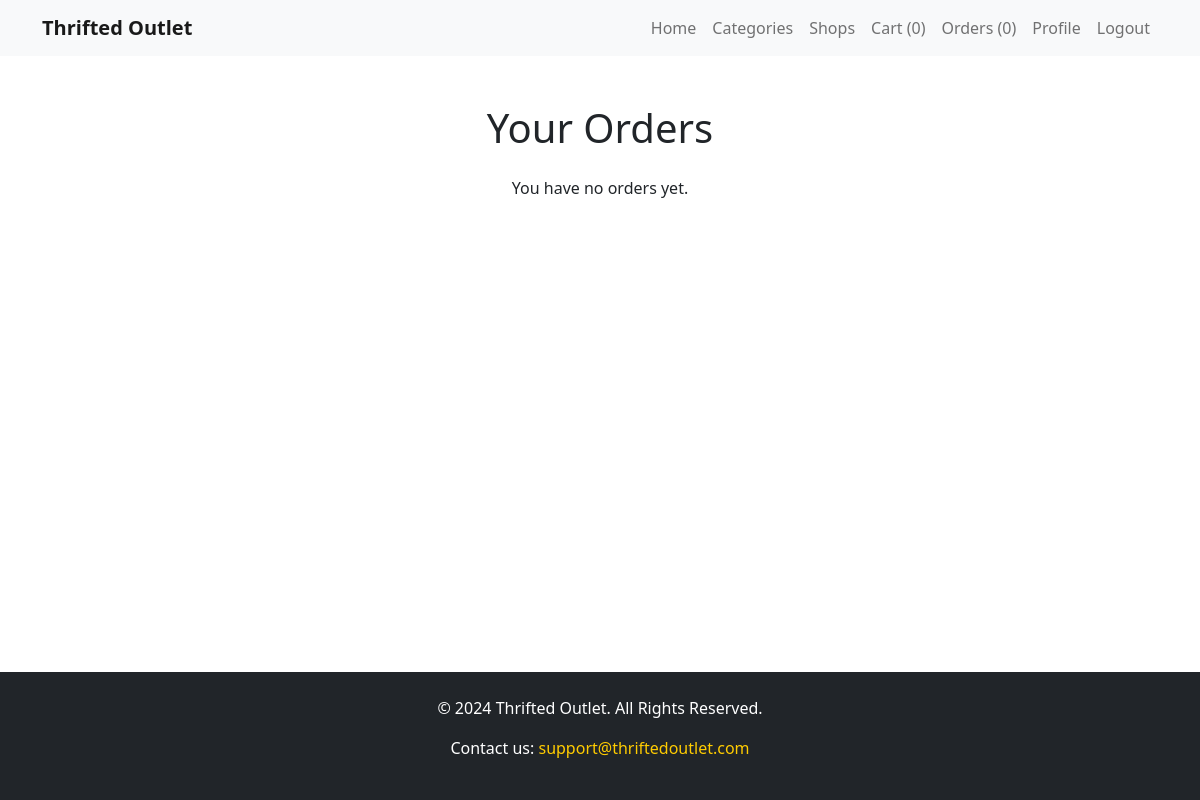
Page /buyer/orders.php (signed in) on the earlier database version.
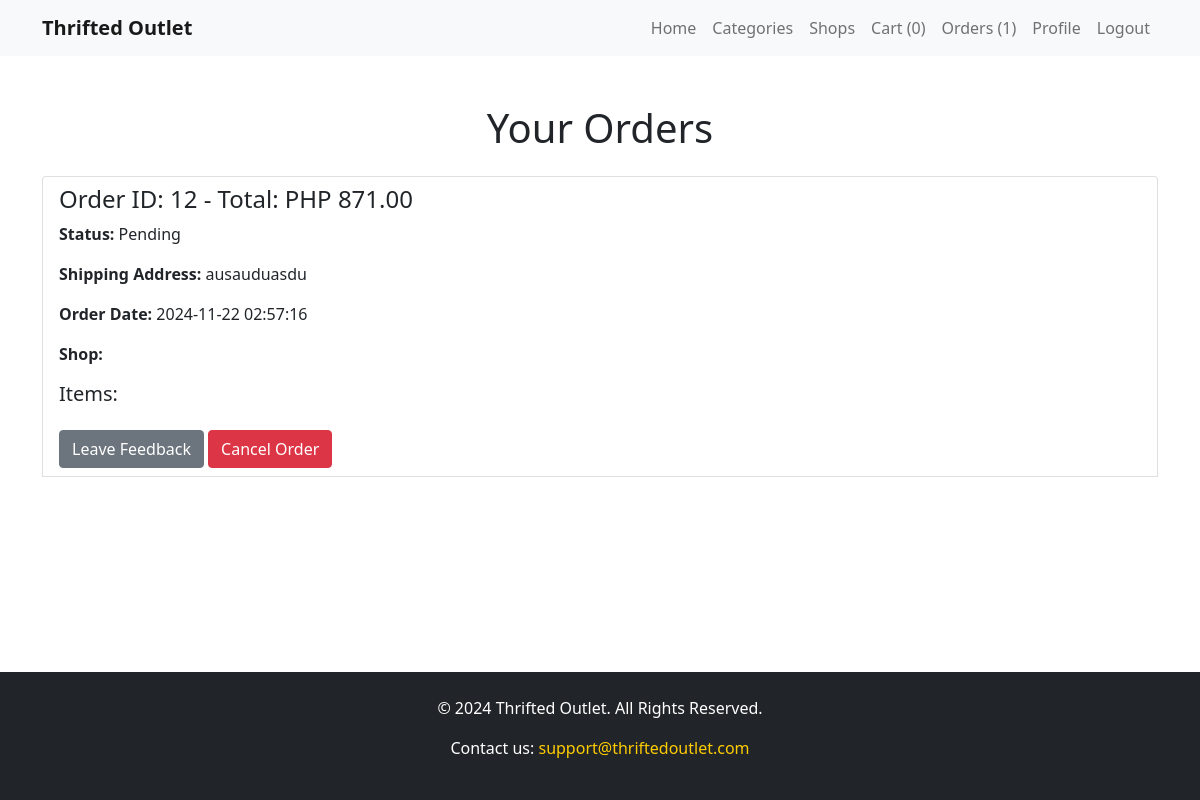
Same page on the later database version.
### tables this page shows
CREATE TABLE `orders` (
  `order_id` int(11) NOT NULL,
  `user_id` int(11) NOT NULL,
  `total_price` decimal(10,2) NOT NULL,
  `shipping_address` text NOT NULL,
  `payment_status` enum('pending','paid','failed') DEFAULT 'pending',
  `order_status` enum('pending','shipped','delivered','canceled') DEFAULT 'pending',
  `order_date` timestamp NOT NULL DEFAULT current_timestamp()
);

### buyer/orders.php (the view, shortened to what the changed rows need)
<?php
require_once '../config/database.php';
$query = "
   SELECT
    o.*,
    f.feedback_id,
    f.rating,
    f.comment AS feedback_comment,
    f.response AS seller_response,
    f.created_at AS feedback_date,
    GROUP_CONCAT(DISTINCT s.shop_name SEPARATOR ', ') AS shop_names
FROM orders o
LEFT JOIN feedback f ON o.order_id = f.order_id
LEFT JOIN order_items oi ON o.order_id = oi.order_id
LEFT JOIN items i ON oi.item_id = i.item_id
LEFT JOIN shops s ON i.shop_id = s.shop_id
WHERE o.user_id = ?
GROUP BY o.order_id
ORDER BY o.order_date DESC";
$stmt = $pdo->prepare($query);
$stmt->execute([$_SESSION['user_id']]);
$orders = $stmt->fetchAll();
?>
<?php include 'components/header.php'; ?>
<section class="orders-page py-5">
    <div class="container">
        <h1 class="text-center mb-4">Your Orders</h1>
        <?php if (empty($orders)): ?>
            <p class="text-center">You have no orders yet.</p>
        <?php else: ?>
            <div class="list-group">
                <?php foreach ($orders as $order): ?>
                    <div class="list-group-item mb-3">
                        <h4>Order ID: <?= $order['order_id'] ?> - Total: PHP <?= number_format($order['total_price'], 2) ?></h4>
                        <p><strong>Status:</strong> <?= ucfirst($order['order_status']) ?></p>
                        <p><strong>Shipping Address:</strong> <?= $order['shipping_address'] ?></p>
                        <p><strong>Order Date:</strong> <?= $order['order_date'] ?></p>
                        <p><strong>Shop:</strong> <?= htmlspecialchars($order['shop_names']) ?></p>
                        <h5>Items:</h5>
                        <?php if ($order['feedback_id']): ?>
                            <div class="feedback-section mt-3">
                                <h6>Feedback:</h6>
                                <p><strong>Rating:</strong> <?= $order['rating'] ?>/5</p>
                                <p><strong>Comment:</strong> <?= htmlspecialchars($order['feedback_comment']) ?></p>
                                <p><strong>Feedback Date:</strong> <?= $order['feedback_date'] ?></p>
                                <?php if ($order['seller_response']): ?>
                                    <h6>Seller's Response:</h6>
                                    <p><?= htmlspecialchars($order['seller_response']) ?></p>
                                <?php endif; ?>
                            </div>
                        <?php else: ?>
                            <a href="feedback.php?order_id=<?= $order['order_id'] ?>" class="btn btn-secondary mt-2">Leave Feedback</a>
                        <?php endif; ?>
                        <?php if ($order['order_status'] == 'pending' || $order['order_status'] == 'shipped'): ?>
                            <button class="btn btn-danger mt-2" data-bs-toggle="modal" data-bs-target="#cancelOrderModal<?= $order['order_id'] ?>">
                                Cancel Order
                            </button>
                        <?php endif; ?>
                    </div>
                <?php endforeach; ?>
            </div>
        <?php endif; ?>
    </div>
</section>
<?php include 'components/footer.php'; ?>

### buyer/components/header.php (shortened to what the changed rows need)
<?php
require_once '../config/database.php';
$query_pending_order_count = "SELECT COUNT(*) AS pending_order_count FROM orders WHERE user_id = ? AND order_status = 'pending'";
$stmt_pending_order_count = $pdo->prepare($query_pending_order_count);
$stmt_pending_order_count->execute([$_SESSION['user_id']]);
$pending_order_count = $stmt_pending_order_count->fetch();
$pending_order_count = $pending_order_count['pending_order_count'] ?? 0;
?>
<!DOCTYPE html>
<html lang="en">
<head>
    <link rel="stylesheet" href="css/styles.css">
    <link href="https://cdn.jsdelivr.net/npm/bootstrap@5.1.3/dist/css/bootstrap.min.css" rel="stylesheet">
</head>
<body>
    <nav class="navbar navbar-expand-lg navbar-light bg-light">
        <div class="container">
            <div class="collapse navbar-collapse" id="navbarNav">
                <ul class="navbar-nav ms-auto">
                    <li class="nav-item">
                        <a href="orders.php" class="nav-link">Orders (<?= $pending_order_count ?>)</a>
                    </li>
                </ul>
            </div>
        </div>
    </nav>

Differences in the rows shown:
added orders: order_id "12", total_price "871.00", order_status "Pending", shipping_address "ausauduasdu", order_date "2024-11-22 02:57:16"
Other differences:
$pending_order_count: "0" → "1"
text no longer shown: "You have no orders yet."
